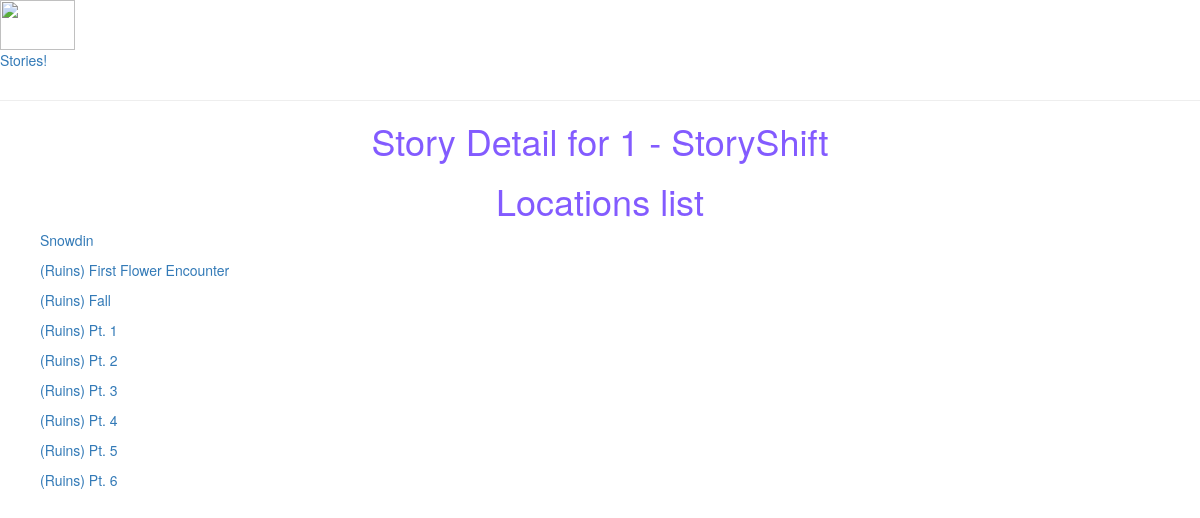
The page /Story/1 on the database as committed earlier.
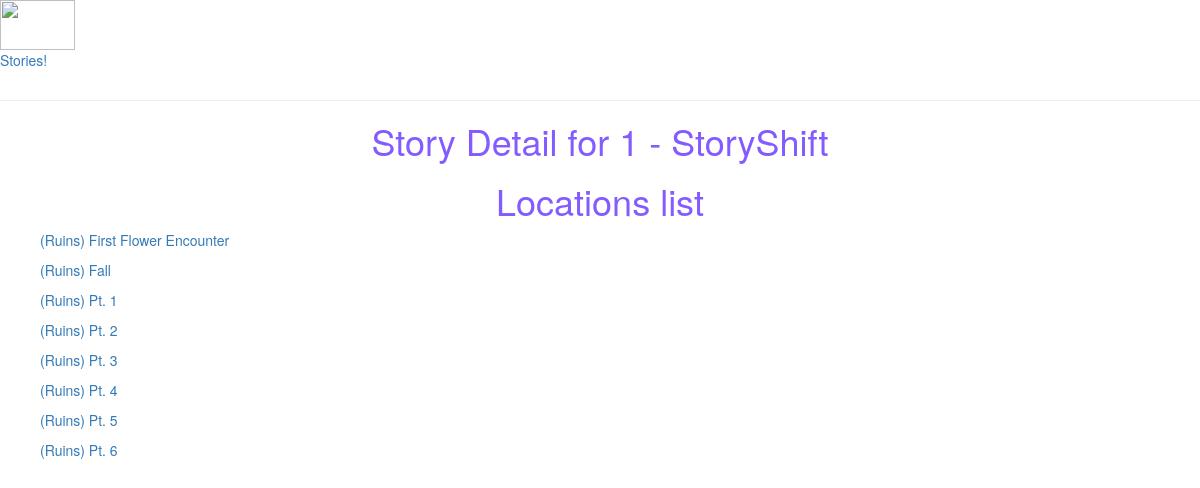
The same page on the database as committed later.
### Story/models.py (models this page shows, shortened)
class Story(models.Model):
    name = models.CharField(max_length=200, help_text="Enter AU's Name")
    logoFileName = models.CharField(max_length=200, null = True ,help_text="Enter Image Location")

class Location(models.Model):
    name = models.CharField(max_length=200, help_text="Enter Location Name")
    story = models.ForeignKey('Story', on_delete=models.SET_NULL, null=True)
    def get_absolute_url(self):
        return reverse ('locationDetail' , args=[str(self.id)])

### Story/views.py (the view)
# urls.py: path('<int:pk>' , views.StoryDetailView.as_view(), name = 'storyDetail'),
class StoryDetailView(generic.DetailView):
    model = Story

### Story/templates/Story/story_detail.html
{% extends "base_generic.html" %}
{% block content %}
<h1>Story Detail for {{ story.id }} - {{ story.name }}</h1>
<h1>Locations list</h1>
{% for location in story.location_set.all %}
<ul>
    <li>
        <a href="{{ location.get_absolute_url }}">{{ location.name }}</a>
    </li>
</ul>
{% endfor %}
{% endblock %}

### Story/templates/base_generic.html (shortened to what this page needs)
<!DOCTYPE html>
<html lang="en">
<head>
  <link rel="stylesheet" href="https://maxcdn.bootstrapcdn.com/bootstrap/3.3.7/css/bootstrap.min.css">
  {% load static %}
  <link rel="stylesheet" href="{% static 'css/styles.css' %}">
</head>
<body>
  <div class="Header">
      <li class="nav"><img src="https://i.ytimg.com/vi/Fgkkk9sdZOg/hqdefault.jpg" height="50px" width="75px"></li>
      <li class="nav"><a href="http://127.0.0.1:8000/Story/"<p>Stories!</p></a>
  </div>
  <hr>
	{% block content %}{% endblock %}
</body>
</html>

### Story/static/css/styles.css (style rules this page uses)
h1,h2 { text-align: center; }
h1 { color:rgba(100, 50, 255, .8); }
div, ul { list-style-type: none; }

Rows that differ between the two databases and show on the page:
removed Location: name "Snowdin"
